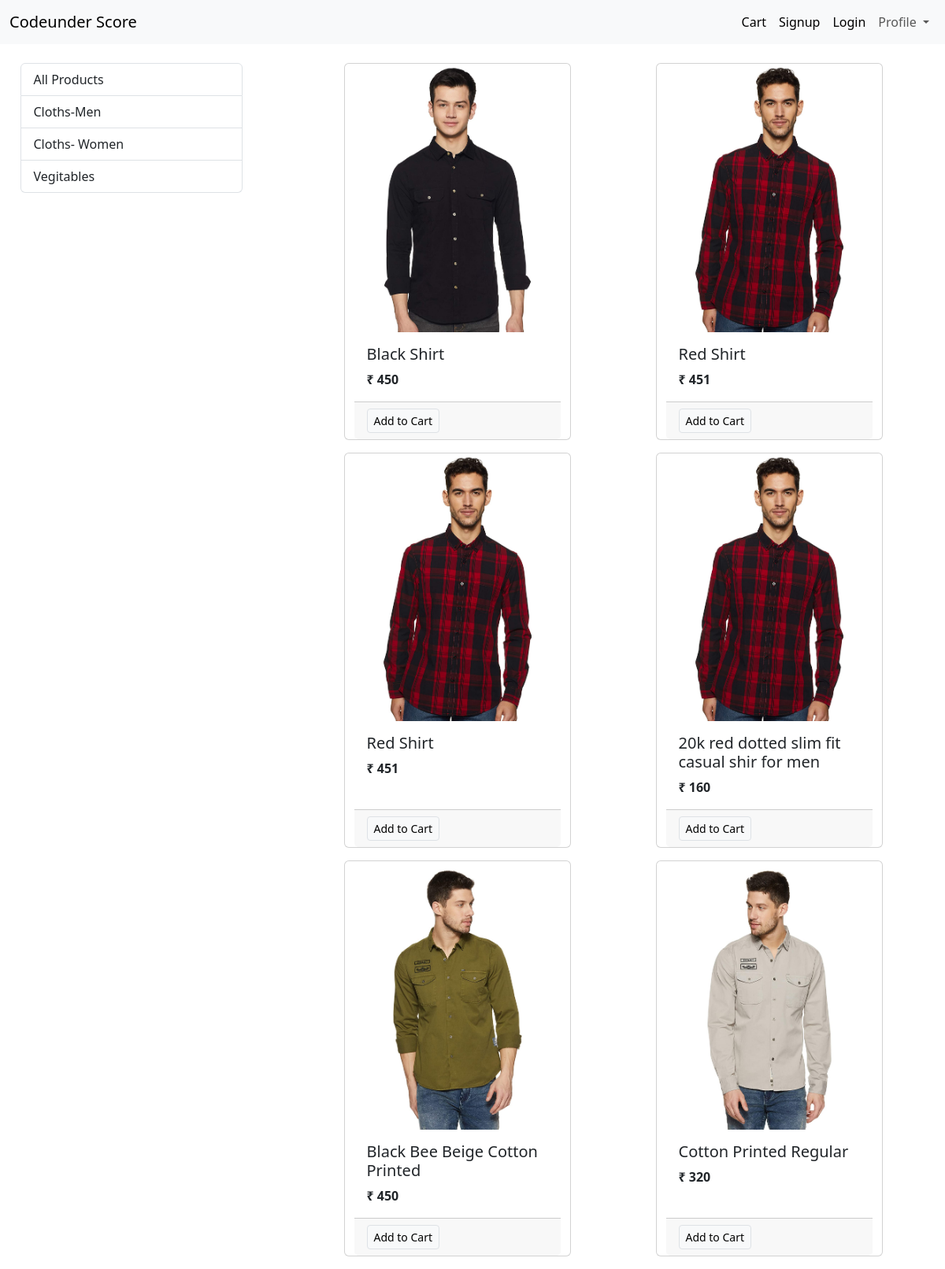
/?category=1, run on the app's committed database.
### store/models/category.py (models this page shows, shortened)
class Category(models.Model):
    name = models.CharField(max_length=30)
    @staticmethod
    def get_all_categories():
        return Category.objects.all()

### store/models/product.py (models this page shows, shortened)
class Product(models.Model):
    name = models.CharField(max_length=50)
    price = models.IntegerField(default=0)
    category = models.ForeignKey(Category, on_delete=models.CASCADE, default=1)
    description = models.CharField(max_length=200, default='', null=True, blank=True)
    image = models.ImageField(upload_to='uploads/products/')
    @staticmethod
    def get_all_products_by_categotyid(category_id):
        if category_id:
            return Product.objects.filter(category = category_id)
        else:
            return Product.objects.all()

### store/views.py (the view, shortened to what this page needs)
# urls.py: path('', Index.as_view(), name='homepage'),
class Index(View):
    def get(self, request):
        cart = request.session.get('cart')
        if not cart:
            request.session['cart']={}
        products = None
        categories = Category.get_all_categories()
        categoryId = request.GET.get('category')
        if categoryId:
            products = Product.get_all_products_by_categotyid(categoryId)
        else:
            products = Product.get_all_products()
        data = {}
        data['products'] = products
        data['categories'] = categories
        return render(request, 'index.html', data)

### store/templatetags/cart.py (called while the page is built)
@register.filter(name='is_in_cart')
def is_in_cart(product, cart):
    keys = cart.keys()
    for id in keys:
        if int(id) == product.id:
            return True
    return False

@register.filter(name='currency')
def currency(number):
    return "₹ "+str(number)

### store/templates/Index.html (shortened to what this page needs)
{% extends 'base.html' %}
    {% block content %}
    {% load cart %}
        <div class="comtainet-fluid mt-4">
            <div class="row">
                <div class="col-lg-3 mx-auto">
                    <div class="list-group">
                        <a href="/" class="list-group-item list-group-item-action">All Products</a>
                        {% for category in categories %}
                        <a href="/?category={{category.id}}" class="list-group-item list-group-item-action">{{category.name}}</a>
                        {% endfor %}
                    </div>
                </div>
                <div id="product" class="col-lg-8 mx-auto">
                    <div class="row mx-auto">
                        {% for product in products %}
                            <div class="card mx-auto mb-3" id="{{product.id}}" style="width: 18rem;">
                                <img src="{{product.image.url}}" class="card-img-top" alt="...">
                                <div class="card-body">
                                    <h5 class="card-title">{{product.name}}</h5>
                                    <p class="card-text"><b> {{product.price|currency}}</b></p>
                                </div>
                                <div class="card-footer p-o ">
                                    {% if product|is_in_cart:request.session.cart %}
                                    <div class="row no-gutters" >
                                        <form action="/#{{product.id}}" class="col-2" method="POST">
                                            {% csrf_token %}
                                            <input hidden type="text"  name="product" value="{{product.id}}">
                                            <input hidden type="text"  name="remove" value="True">
                                            <input type="submit" value=" - " class="col-2 btn btn-block btn-secondary" >
                                        </form>
                                        <input type="submit" value=" - " class="col-2 btn btn-block btn-secondary" >
                                        <div class="text-center p-0" >{{ product|cart_quantity:request.session.cart }} in Cart</div>
                                        <form action="/#{{product.id}}" class="col-2" method="POST">
                                            {% csrf_token %}
                                            <input hidden type="text"  name="product" value="{{product.id}}">
                                            <input type="submit" value=" + " class="col-2 btn btn-block btn-secondary" >
                                        </form>
                                    </div>
                                    {% else %}
                                    <form action="/#{{product.id}}" method="POST" class="btn-block">
                                        <input type="submit" class="btn btn-light  border btn-sm" value="Add to Cart">
                                    </form>
                                    {% endif %}
                                </div>
                            </div>
                        {% endfor %}
                    </div>
                </div>
            </div>
        </div>
    {% endblock %}

### data on the page
Category: name "Cloths-Men"
Category: name "Cloths- Women"
Category: name "Vegitables"
Product: {{ product.id }} 1 (drawn), image (picture), name "Black Shirt", price "₹ 450"
Product: image (picture), name "Red Shirt", price "₹ 451"
Product: image (picture), name "Red Shirt", price "₹ 451"
Product: image (picture), name "20k red dotted slim fit casual shir for men", price "₹ 160"
Product: image (picture), name "Black Bee Beige Cotton Printed", price "₹ 450"
Product: image (picture), name "Cotton Printed Regular", price "₹ 320"
